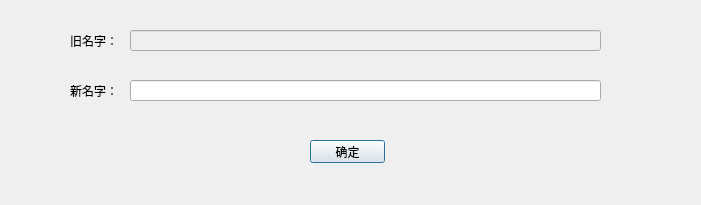
<?xml version="1.0" encoding="UTF-8"?>
<ui version="4.0">
 <class>modifyname</class>
 <widget class="QDialog" name="modifyname">
  <property name="geometry">
   <rect>
    <x>0</x>
    <y>0</y>
    <width>701</width>
    <height>205</height>
   </rect>
  </property>
  <property name="windowTitle">
   <string>Dialog</string>
  </property>
  <widget class="QPushButton" name="pushButton">
   <property name="geometry">
    <rect>
     <x>310</x>
     <y>140</y>
     <width>75</width>
     <height>23</height>
    </rect>
   </property>
   <property name="text">
    <string>确定</string>
   </property>
  </widget>
  <widget class="QLineEdit" name="lineEdit">
   <property name="enabled">
    <bool>false</bool>
   </property>
   <property name="geometry">
    <rect>
     <x>130</x>
     <y>30</y>
     <width>471</width>
     <height>21</height>
    </rect>
   </property>
  </widget>
  <widget class="QLabel" name="label">
   <property name="geometry">
    <rect>
     <x>70</x>
     <y>30</y>
     <width>51</width>
     <height>21</height>
    </rect>
   </property>
   <property name="text">
    <string>旧名字：</string>
   </property>
  </widget>
  <widget class="QLabel" name="label_2">
   <property name="geometry">
    <rect>
     <x>70</x>
     <y>80</y>
     <width>51</width>
     <height>21</height>
    </rect>
   </property>
   <property name="text">
    <string>新名字：</string>
   </property>
  </widget>
  <widget class="QLineEdit" name="lineEdit_2">
   <property name="enabled">
    <bool>true</bool>
   </property>
   <property name="geometry">
    <rect>
     <x>130</x>
     <y>80</y>
     <width>471</width>
     <height>21</height>
    </rect>
   </property>
  </widget>
 </widget>
 <resources/>
 <connections/>
</ui>
